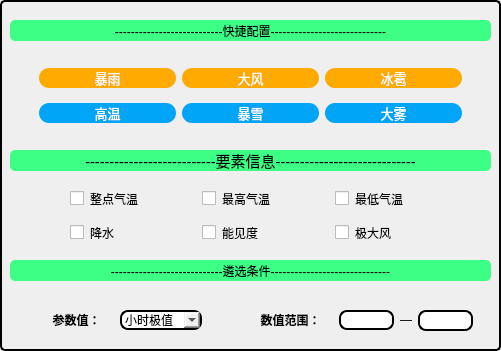
    <widget class="QWidget" name="widget" native="true">
     <property name="geometry">
      <rect>
       <x>20</x>
       <y>10</y>
       <width>501</width>
       <height>351</height>
      </rect>
     </property>
     <property name="styleSheet">
      <string notr="true">border:2px solid;
border-radius:5px</string>
     </property>
     <widget class="QWidget" name="gridWidget" native="true">
      <property name="geometry">
       <rect>
        <x>70</x>
        <y>180</y>
        <width>391</width>
        <height>71</height>
       </rect>
      </property>
      <property name="styleSheet">
       <string notr="true">border:none</string>
      </property>
      <layout class="QGridLayout" name="gridLayout">
       <item row="0" column="1">
        <widget class="QCheckBox" name="HighTemp_CB">
         <property name="font">
          <font>
           <family>幼圆</family>
          </font>
         </property>
         <property name="text">
          <string>最高气温</string>
         </property>
         <attribute name="buttonGroup">
          <string notr="true">buttonGroup</string>
         </attribute>
        </widget>
       </item>
       <item row="1" column="2">
        <widget class="QCheckBox" name="MaxSpeed_CB">
         <property name="font">
          <font>
           <family>幼圆</family>
          </font>
         </property>
         <property name="text">
          <string>极大风</string>
         </property>
         <attribute name="buttonGroup">
          <string notr="true">buttonGroup</string>
         </attribute>
        </widget>
       </item>
       <item row="0" column="2">
        <widget class="QCheckBox" name="LowTemp_CB">
         <property name="font">
          <font>
           <family>幼圆</family>
          </font>
         </property>
         <property name="text">
          <string>最低气温</string>
         </property>
         <attribute name="buttonGroup">
          <string notr="true">buttonGroup</string>
         </attribute>
        </widget>
       </item>
       <item row="1" column="1">
        <widget class="QCheckBox" name="Visibility_CB">
         <property name="font">
          <font>
           <family>幼圆</family>
          </font>
         </property>
         <property name="text">
          <string>能见度</string>
         </property>
         <attribute name="buttonGroup">
          <string notr="true">buttonGroup</string>
         </attribute>
        </widget>
       </item>
       <item row="1" column="0">
        <widget class="QCheckBox" name="RainFall_CB">
         <property name="font">
          <font>
           <family>幼圆</family>
          </font>
         </property>
         <property name="text">
          <string>降水</string>
         </property>
         <attribute name="buttonGroup">
          <string notr="true">buttonGroup</string>
         </attribute>
        </widget>
       </item>
       <item row="0" column="0">
        <widget class="QCheckBox" name="HourTemp_CB">
         <property name="font">
          <font>
           <family>幼圆</family>
          </font>
         </property>
         <property name="text">
          <string>整点气温</string>
         </property>
         <attribute name="buttonGroup">
          <string notr="true">buttonGroup</string>
         </attribute>
        </widget>
       </item>
      </layout>
     </widget>
     <widget class="QLabel" name="label_2">
      <property name="geometry">
       <rect>
        <x>10</x>
        <y>150</y>
        <width>481</width>
        <height>21</height>
       </rect>
      </property>
      <property name="font">
       <font>
        <family>等线</family>
        <pointsize>11</pointsize>
        <weight>9</weight>
        <italic>false</italic>
        <bold>false</bold>
        <underline>false</underline>
       </font>
      </property>
      <property name="layoutDirection">
       <enum>Qt::LeftToRight</enum>
      </property>
      <property name="styleSheet">
       <string notr="true">font: 75 11pt &quot;等线&quot;;
border:none;
background-color: rgb(62, 255, 133);</string>
      </property>
      <property name="text">
       <string>---------------------------要素信息-----------------------------</string>
      </property>
      <property name="alignment">
       <set>Qt::AlignCenter</set>
      </property>
     </widget>
     <widget class="QFrame" name="horizontalFrame">
      <property name="geometry">
       <rect>
        <x>30</x>
        <y>300</y>
        <width>181</width>
        <height>41</height>
       </rect>
      </property>
      <property name="styleSheet">
       <string notr="true">border:none</string>
      </property>
      <layout class="QHBoxLayout" name="horizontalLayout_2">
       <item>
        <widget class="QLabel" name="Condition_Label">
         <property name="sizePolicy">
          <sizepolicy hsizetype="Preferred" vsizetype="Fixed">
           <horstretch>0</horstretch>
           <verstretch>0</verstretch>
          </sizepolicy>
         </property>
         <property name="font">
          <font>
           <family>等线</family>
           <pointsize>9</pointsize>
           <weight>75</weight>
           <bold>true</bold>
          </font>
         </property>
         <property name="styleSheet">
          <string notr="true">border:none</string>
         </property>
         <property name="text">
          <string>参数值：</string>
         </property>
         <property name="alignment">
          <set>Qt::AlignCenter</set>
         </property>
        </widget>
       </item>
       <item>
        <widget class="QComboBox" name="Condition_Combox">
         <property name="sizePolicy">
          <sizepolicy hsizetype="Maximum" vsizetype="Fixed">
           <horstretch>0</horstretch>
           <verstretch>0</verstretch>
          </sizepolicy>
         </property>
         <property name="styleSheet">
          <string notr="true">border:2px solid;
border-radius:8px;
font: 9pt &quot;幼圆&quot;;</string>
         </property>
         <item>
          <property name="text">
           <string>小时极值</string>
          </property>
         </item>
         <item>
          <property name="text">
           <string>小时合计值</string>
          </property>
         </item>
         <item>
          <property name="text">
           <string>小时均值</string>
          </property>
         </item>
         <item>
          <property name="text">
           <string>日极值</string>
          </property>
         </item>
         <item>
          <property name="text">
           <string>日合计值</string>
          </property>
         </item>
         <item>
          <property name="text">
           <string>日均值</string>
          </property>
         </item>
        </widget>
       </item>
      </layout>
     </widget>
     <widget class="QFrame" name="horizontalFrame_2">
      <property name="geometry">
       <rect>
        <x>330</x>
        <y>300</y>
        <width>151</width>
        <height>41</height>
       </rect>
      </property>
      <property name="styleSheet">
       <string notr="true">border:none</string>
      </property>
      <layout class="QHBoxLayout" name="horizontalLayout_3">
       <item>
        <widget class="QLineEdit" name="MinValue_LineEdit">
         <property name="sizePolicy">
          <sizepolicy hsizetype="Fixed" vsizetype="Fixed">
           <horstretch>0</horstretch>
           <verstretch>0</verstretch>
          </sizepolicy>
         </property>
         <property name="styleSheet">
          <string notr="true">border:2px solid;
border-radius:8px;
font: 25 9pt &quot;Calibri Light&quot;;</string>
         </property>
         <property name="text">
          <string/>
         </property>
        </widget>
       </item>
       <item>
        <widget class="QLabel" name="label_5">
         <property name="sizePolicy">
          <sizepolicy hsizetype="Preferred" vsizetype="Fixed">
           <horstretch>0</horstretch>
           <verstretch>0</verstretch>
          </sizepolicy>
         </property>
         <property name="styleSheet">
          <string notr="true">border:none</string>
         </property>
         <property name="text">
          <string>—</string>
         </property>
        </widget>
       </item>
       <item>
        <widget class="QLineEdit" name="MinValue_LineEdit_2">
         <property name="sizePolicy">
          <sizepolicy hsizetype="Fixed" vsizetype="Fixed">
           <horstretch>0</horstretch>
           <verstretch>0</verstretch>
          </sizepolicy>
         </property>
         <property name="minimumSize">
          <size>
           <width>0</width>
           <height>21</height>
          </size>
         </property>
         <property name="styleSheet">
          <string notr="true">border:2px solid;
border-radius:8px;
font: 25 9pt &quot;Calibri Light&quot;;</string>
         </property>
         <property name="text">
          <string/>
         </property>
        </widget>
       </item>
      </layout>
     </widget>
     <widget class="QLabel" name="ValueSet_Label">
      <property name="geometry">
       <rect>
        <x>250</x>
        <y>310</y>
        <width>81</width>
        <height>20</height>
       </rect>
      </property>
      <property name="sizePolicy">
       <sizepolicy hsizetype="Preferred" vsizetype="Fixed">
        <horstretch>0</horstretch>
        <verstretch>0</verstretch>
       </sizepolicy>
      </property>
      <property name="font">
       <font>
        <family>等线</family>
        <pointsize>9</pointsize>
        <weight>75</weight>
        <bold>true</bold>
       </font>
      </property>
      <property name="styleSheet">
       <string notr="true">border:none</string>
      </property>
      <property name="text">
       <string>数值范围：</string>
      </property>
      <property name="alignment">
       <set>Qt::AlignCenter</set>
      </property>
     </widget>
     <widget class="QLabel" name="label_3">
      <property name="geometry">
       <rect>
        <x>10</x>
        <y>260</y>
        <width>481</width>
        <height>21</height>
       </rect>
      </property>
      <property name="layoutDirection">
       <enum>Qt::LeftToRight</enum>
      </property>
      <property name="styleSheet">
       <string notr="true">font: 75 11pt &quot;等线&quot;;
border:none;
background-color: rgb(62, 255, 133);</string>
      </property>
      <property name="text">
       <string>----------------------------遴选条件------------------------------</string>
      </property>
      <property name="alignment">
       <set>Qt::AlignCenter</set>
      </property>
     </widget>
     <widget class="QFrame" name="gridFrame">
      <property name="geometry">
       <rect>
        <x>30</x>
        <y>50</y>
        <width>441</width>
        <height>91</height>
       </rect>
      </property>
      <property name="styleSheet">
       <string notr="true">border:none
</string>
      </property>
      <layout class="QGridLayout" name="gridLayout_2">
       <item row="0" column="0">
        <widget class="QPushButton" name="HeavyRain_Button">
         <property name="font">
          <font>
           <family>微软雅黑</family>
           <pointsize>10</pointsize>
           <weight>10</weight>
           <italic>false</italic>
           <bold>false</bold>
          </font>
         </property>
         <property name="styleSheet">
          <string notr="true">QPushButton{
	background-color: rgb(255, 170, 0);
border-radius:10px;
border-color: rgba(85, 85, 127, 240);
font: 80 10pt &quot;微软雅黑&quot;;
color: rgb(255, 255, 255);

}</string>
         </property>
         <property name="text">
          <string>暴雨</string>
         </property>
        </widget>
       </item>
       <item row="0" column="1">
        <widget class="QPushButton" name="BigWind_Button">
         <property name="font">
          <font>
           <family>微软雅黑</family>
           <pointsize>10</pointsize>
           <weight>10</weight>
           <italic>false</italic>
           <bold>false</bold>
          </font>
         </property>
         <property name="styleSheet">
          <string notr="true">QPushButton{
	background-color: rgb(255, 170, 0);
border-radius:10px;
border-color: rgba(85, 85, 127, 240);
font: 80 10pt &quot;微软雅黑&quot;;
color: rgb(255, 255, 255);

}</string>
         </property>
         <property name="text">
          <string>大风</string>
         </property>
        </widget>
       </item>
       <item row="0" column="2">
        <widget class="QPushButton" name="HailStorm_Button">
         <property name="font">
          <font>
           <family>微软雅黑</family>
           <pointsize>10</pointsize>
           <weight>10</weight>
           <italic>false</italic>
           <bold>false</bold>
          </font>
         </property>
         <property name="styleSheet">
          <string notr="true">QPushButton{
	background-color: rgb(255, 170, 0);
border-radius:10px;
border-color: rgba(85, 85, 127, 240);
font: 80 10pt &quot;微软雅黑&quot;;
color: rgb(255, 255, 255);

}</string>
         </property>
         <property name="text">
          <string>冰雹</string>
         </property>
        </widget>
       </item>
       <item row="1" column="0">
        <widget class="QPushButton" name="HighTemp_Button">
         <property name="font">
          <font>
           <family>微软雅黑</family>
           <pointsize>10</pointsize>
           <weight>10</weight>
           <italic>false</italic>
           <bold>false</bold>
          </font>
         </property>
         <property name="styleSheet">
          <string notr="true">QPushButton{
background-color: rgb(0, 165, 248);
border-radius:10px;
border-color: rgba(85, 85, 127, 240);
font: 80 10pt &quot;微软雅黑&quot;;
color: rgb(255, 255, 255);

}</string>
         </property>
         <property name="text">
          <string>高温</string>
         </property>
        </widget>
       </item>
       <item row="1" column="1">
        <widget class="QPushButton" name="HeavySnow_Button">
         <property name="font">
          <font>
           <family>微软雅黑</family>
           <pointsize>10</pointsize>
           <weight>10</weight>
           <italic>false</italic>
           <bold>false</bold>
          </font>
         </property>
         <property name="styleSheet">
          <string notr="true">QPushButton{
background-color: rgb(0, 165, 248);
border-radius:10px;
border-color: rgba(85, 85, 127, 240);
font: 80 10pt &quot;微软雅黑&quot;;
color: rgb(255, 255, 255);

}</string>
         </property>
         <property name="text">
          <string>暴雪</string>
         </property>
        </widget>
       </item>
       <item row="1" column="2">
        <widget class="QPushButton" name="BigWind_Button_2">
         <property name="font">
          <font>
           <family>微软雅黑</family>
           <pointsize>10</pointsize>
           <weight>10</weight>
           <italic>false</italic>
           <bold>false</bold>
          </font>
         </property>
         <property name="styleSheet">
          <string notr="true">QPushButton{
background-color: rgb(0, 165, 248);
border-radius:10px;
border-color: rgba(85, 85, 127, 240);
font: 80 10pt &quot;微软雅黑&quot;;
color: rgb(255, 255, 255);

}</string>
         </property>
         <property name="text">
          <string>大雾</string>
         </property>
        </widget>
       </item>
      </layout>
     </widget>
     <widget class="QLabel" name="label_4">
      <property name="geometry">
       <rect>
        <x>10</x>
        <y>20</y>
        <width>481</width>
        <height>21</height>
       </rect>
      </property>
      <property name="layoutDirection">
       <enum>Qt::LeftToRight</enum>
      </property>
      <property name="styleSheet">
       <string notr="true">font: 75 11pt &quot;等线&quot;;
border:none;
background-color: rgb(62, 255, 133);</string>
      </property>
      <property name="text">
       <string>---------------------------快捷配置-----------------------------</string>
      </property>
      <property name="alignment">
       <set>Qt::AlignCenter</set>
      </property>
     </widget>
    </widget>
